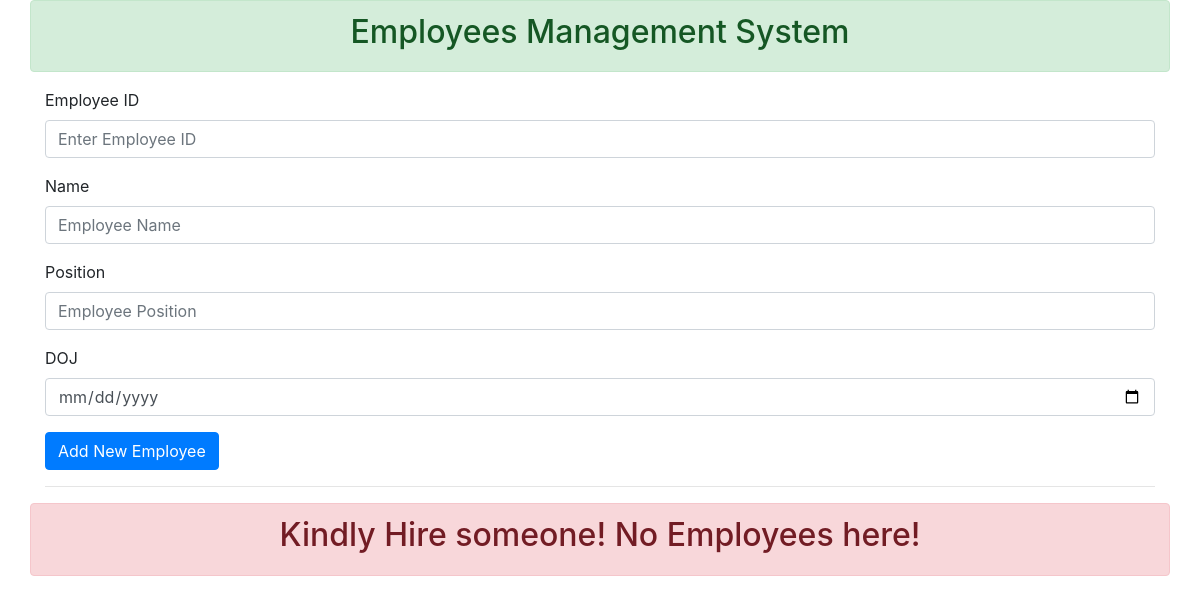
Before: / with the older database file.
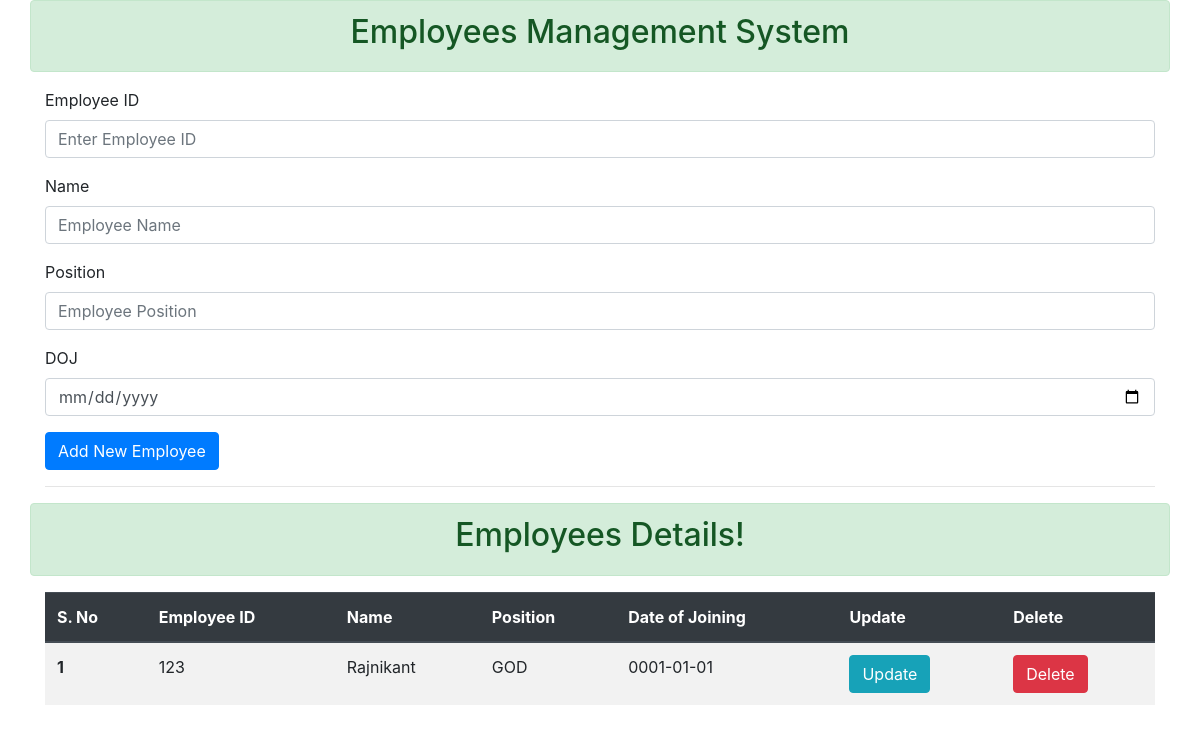
After: the same page with the newer database file.
### tables this page shows
CREATE TABLE employees(
		   emp_id INTEGER PRIMARY KEY UNIQUE,
		   emp_name TEXT NOT NULL,
		   emp_position TEXT NOT NULL,
		   emp_doj datetime NOT NULL);

### App.py (the view)
@app.route('/', methods=['GET', 'POST'])
def index():
	db = Database()
	if request.method=='POST':
		emp_id = request.form['emp_id']
		emp_name = request.form['emp_name']
		emp_position = request.form['emp_position']
		emp_doj = request.form['emp_doj']
		db.insert(emp_id, emp_name,emp_position, emp_doj)
		return redirect('/')
	else:
		emps = db.select_all()
		return render_template('index.html',employees=emps)

### Database.py (called while the page is built)
	def select_all(self):
		self.query = "select * from employees"
		try:
			self.cursor.execute(self.query)
			return self.cursor.fetchall()
		except:
			print("Unable to select!!")
			return False

### templates/index.html (shortened to what this page needs)
{% extends 'base.html' %}
{%block body%}
<div class="container">
	<div class="row">
		<div class="alert alert-success col-md-12" role="alert">
			  <h2 class="text-center"> Employees Management System</h2>
		</div>
		<form action="/", method="POST" class="col-md-12">
		  <div class="form-group">
		    <label for="empID">Employee ID</label>
		    <input type="text" class="form-control"  id="empID" name="emp_id" placeholder="Enter Employee ID">
		  </div>
		  <div class="form-group">
		    <label for="empName">Name</label>
		    <input type="text" class="form-control"  name="emp_name" id="empName" placeholder="Employee Name">
		  </div>
		  <div class="form-group">
		    <label for="empName">Position</label>
		    <input type="text" class="form-control"  name="emp_position" id="empPosition" placeholder="Employee Position">
		  </div>
		  <div class="form-group">
		    <label for="empDoj">DOJ</label>
		    <input type="date" class="form-control" name="emp_doj" id="empDoj" placeholder="Employee Date of Joining">
		  </div>
		  <button type="submit" class=" btn btn-primary">Add New Employee</button>
		</form>
	</div>
	<hr class="hr">
	<div class="row">
		{% if employees|length == 0 %}
			<div class="alert alert-danger col-md-12" role="alert">
			  <h2 class="text-center"> Kindly Hire someone! No Employees here!</h2>
			</div>
		{% else %}
		<div class="alert alert-success col-md-12" role="alert">
			  <h2 class="text-center"> Employees Details!</h2>
		</div>
		<div class="col-md-12">
			<table class="table table-striped">
			  <thead class="thead-dark">
			    <tr>
			      <th scope="col">S. No</th>
			      <th scope="col">Employee ID</th>
			      <th scope="col">Name</th>
			      <th scope="col">Position</th>
			      <th scope="col">Date of Joining</th>
			      <th scope="col">Update</th>
			      <th scope="col">Delete</th>
			    </tr>
			  </thead>
			  <tbody>
			  	{% set serial_number = 1 %}
			  	{% for emp in employees %}
			    <tr>
			      <th scope="row">{{serial_number}}</th>
			      <td>{{emp[0]}}</td>
			      <td>{{emp[1]}}</td>
			      <td>{{emp[2]}}</td>
			      <td>{{emp[3]}}</td>
			      <td><a href="/update/{{emp[0]}}"> <button class="btn btn-info">Update</button></a></td>
			      <td><a href="/delete/{{emp[0]}}"> <button class="btn btn-danger">Delete</button></a></td>
			    </tr>
			    {% set serial_number = serial_number + 1 %}
			    {% endfor %}
			    {% endif %}
			  </tbody>
			</table>
		</div>
	</div>
</div>
{%endblock%}

### templates/base.html (shortened to what this page needs)
<!DOCTYPE html>
<html>
<head>
	<link rel="stylesheet" type="text/css" href="{{ url_for('static', filename='css/bootstrap.min.css')}}">
	<link rel="stylesheet" type="text/css" href="{{ url_for('static', filename='css/main.css')}}">
</head>
<body>
{% block body%} {%endblock%}
</body>
</html>

### static/css/main.css (style rules this page uses)
body { margin: 0px; padding: 0px; }
h1,h2 { text-align: center; }

Changed rows visible on the page:
added employees: serial_number "1", emp_id "123", emp_name "Rajnikant", emp_position "GOD", emp_doj "0001-01-01"
Other visible differences:
text no longer shown: "Kindly Hire someone! No Employees here!"
text now shown: "Employees Details! S. No Employee ID Name Position Date of Joining Update Delete"
